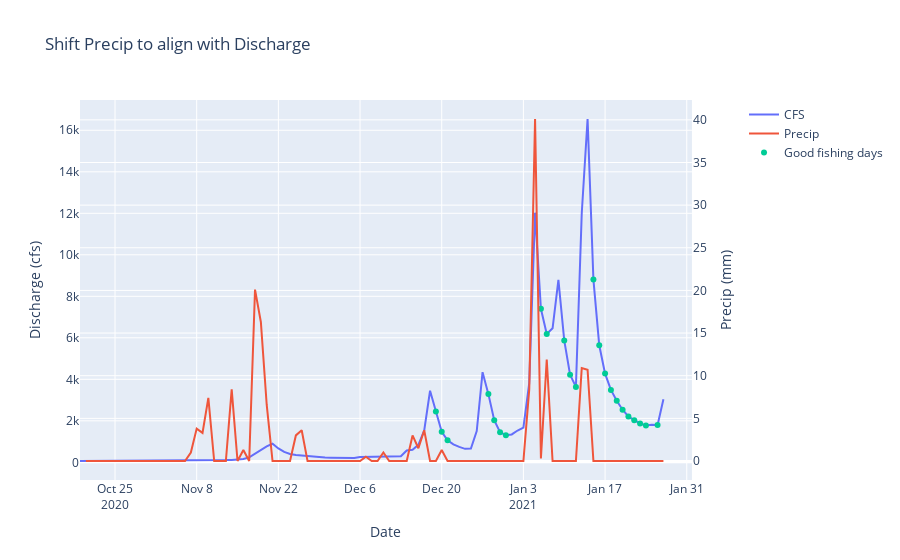

Write notebook code for a chart like this one.
### Code cell
# Create figure with secondary y-axis
fig = make_subplots(specs=[[{"secondary_y": True}]])

# Add traces
fig.add_trace(
    go.Scatter(x=eel.Date, y=eel.CFS, name="CFS"),
    secondary_y=False,
)

fig.add_trace(
    go.Scatter(x=eel.Date, y=eel.Precip_Shift, name="Precip"),
    secondary_y=True,
)

# Add figure title
fig.update_layout(
    title_text="Shift Precip to align with Discharge"
)

# Set x-axis title
fig.update_xaxes(title_text="Date")

# Set y-axes titles
fig.update_yaxes(title_text="Discharge (cfs)", secondary_y=False)
fig.update_yaxes(title_text="Precip (mm)", secondary_y=True)
fig.add_scatter(x=dates,y=BestDayValues,mode='markers',name='Good fishing days')
fig.show()
